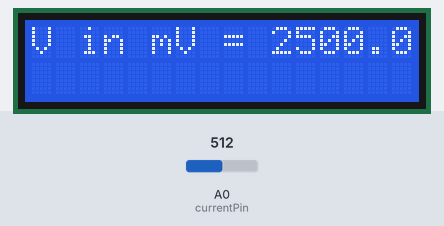
A sketch run on a simulated Arduino Uno, built with avr-gcc and run on an emulated ATmega328P. On the bench: 16×2 character LCD. Inputs (shaded band) come from the test bench; at power-on: A0 (currentPin) = 512. What the sketch prints to the serial monitor is not drawn.

Above: at 1.3 s.
1.4 s: A0 (currentPin) set to 716
At 1.9 s:
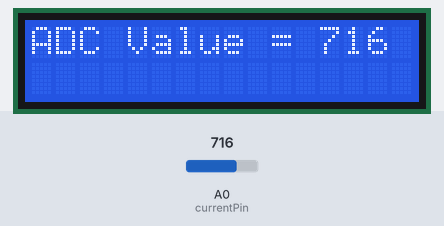
5.0 s: A0 (currentPin) set to 900
At 6.15 s:
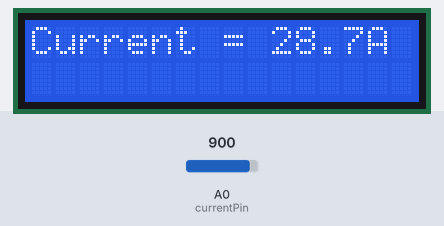
7.1 s: A0 (currentPin) set to 1023
At 8.44 s:
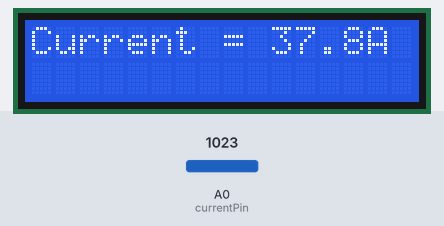

The sketch:

Voltaj_Amper_Kod.ino
```cpp
#include <LiquidCrystal.h>

LiquidCrystal lcd(7, 6, 5, 4, 3, 2);

const int currentPin = A0;
int sensitivity = 66;
int adcValue= 0;
int offsetVoltage = 2500;
double adcVoltage = 0;
double currentValue = 0;

void setup()
{
  Serial.begin(9600);
  lcd.begin(16, 2);
  lcd.print(" Current Sensor ");
  lcd.setCursor(0,1);
  lcd.print("  with Arduino  ");
  delay(100);
}

void loop()
{
  adcValue = analogRead(currentPin);
  adcVoltage = (adcValue / 1024.0) * 5000;
  currentValue = ((adcVoltage - offsetVoltage) / sensitivity);

  Serial.print("Raw Sensor Value = " );
  Serial.print(adcValue);

  lcd.clear();
  delay(100);
  //lcd.display();
  lcd.setCursor(0,0);
  lcd.print("ADC Value =     ");
  lcd.setCursor(12,0);
  lcd.print(adcValue);

  delay(200);

  Serial.print("\t Voltage(mV) = ");
  Serial.print(adcVoltage,3);

  lcd.setCursor(0,0);
  lcd.print("V in mV =       ");
  lcd.setCursor(10,0);
  lcd.print(adcVoltage,1);

  delay(200);

  Serial.print("\t Current = ");
  Serial.println(currentValue,3);

  lcd.setCursor(0,0);
  lcd.print("Current =       ");
  lcd.setCursor(10,0);
  lcd.print(currentValue,2);
  lcd.setCursor(14,0);
  lcd.print("A");
  delay(250);
}
```
